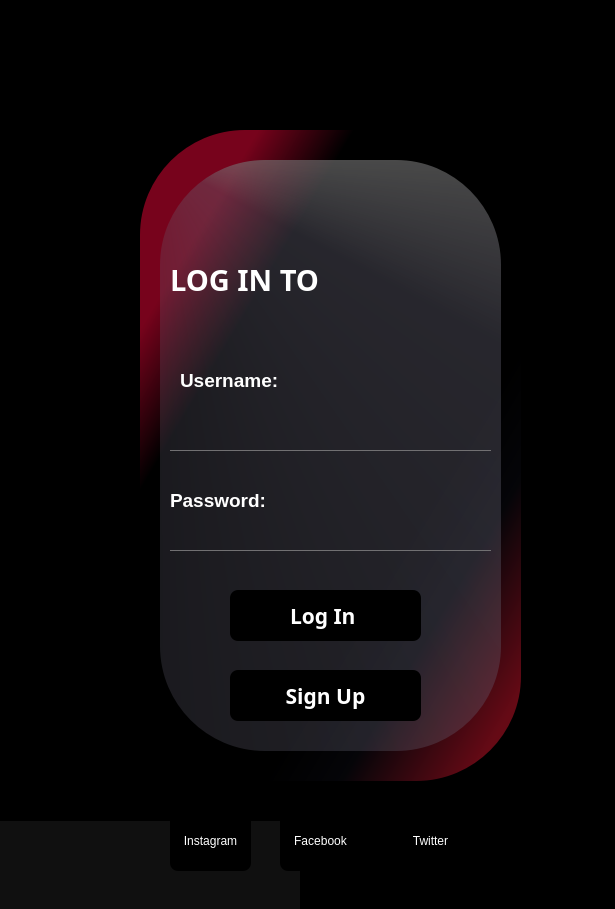
<?xml version="1.0" encoding="UTF-8"?>
<ui version="4.0">
 <class>Login</class>
 <widget class="QWidget" name="Login">
  <property name="geometry">
   <rect>
    <x>0</x>
    <y>0</y>
    <width>615</width>
    <height>909</height>
   </rect>
  </property>
  <property name="windowTitle">
   <string>Form</string>
  </property>
  <property name="styleSheet">
   <string notr="true">background-color: rgb(255, 255, 255);
background-color: rgb(16, 16, 16);
color: rgb(0, 0, 255);</string>
  </property>
  <widget class="QLabel" name="label_3">
   <property name="geometry">
    <rect>
     <x>140</x>
     <y>130</y>
     <width>381</width>
     <height>651</height>
    </rect>
   </property>
   <property name="styleSheet">
    <string notr="true">background-color: qlineargradient(spread:pad, x1:0.125, y1:0.114, x2:1, y2:1, stop:0.0397727 rgba(176, 4, 41, 173), stop:0.181818 rgba(0, 0, 0, 111), stop:0.272727 rgba(0, 0, 0, 48), stop:0.380682 rgba(0, 0, 0, 82), stop:0.619318 rgba(0, 0, 0, 113), stop:0.732955 rgba(16, 16, 28, 75), stop:0.920455 rgba(124, 12, 26, 207));

border-radius:105px;</string>
   </property>
   <property name="text">
    <string/>
   </property>
  </widget>
  <widget class="QLabel" name="label_4">
   <property name="geometry">
    <rect>
     <x>160</x>
     <y>160</y>
     <width>341</width>
     <height>591</height>
    </rect>
   </property>
   <property name="styleSheet">
    <string notr="true">border-radius:105px;

background-color: qconicalgradient(cx:0, cy:0, angle:135, stop:0 rgba(124, 124, 124, 52), stop:0.181818 rgba(111, 111, 113, 72), stop:0.25 rgba(111, 111, 111, 82), stop:0.323864 rgba(100, 98, 115, 59), stop:0.57754 rgba(100, 98, 115, 100), stop:0.625 rgba(118, 118, 118, 158), stop:0.710227 rgba(102, 102, 102, 34), stop:0.852273 rgba(107, 107, 128, 41), stop:1 rgba(126, 126, 126, 160));</string>
   </property>
   <property name="text">
    <string/>
   </property>
  </widget>
  <widget class="QLineEdit" name="Username">
   <property name="geometry">
    <rect>
     <x>170</x>
     <y>400</y>
     <width>321</width>
     <height>51</height>
    </rect>
   </property>
   <property name="font">
    <font>
     <family>Segoe Print</family>
     <pointsize>12</pointsize>
     <weight>50</weight>
     <bold>false</bold>
    </font>
   </property>
   <property name="styleSheet">
    <string notr="true">
QLineEdit
{
  
 color: rgb(255, 255, 255);


  background:transparent;
  border:none;
  
  border-bottom:1px solid #717072;
}</string>
   </property>
  </widget>
  <widget class="QLineEdit" name="Password">
   <property name="geometry">
    <rect>
     <x>170</x>
     <y>500</y>
     <width>321</width>
     <height>51</height>
    </rect>
   </property>
   <property name="font">
    <font>
     <family>Segoe Print</family>
     <pointsize>12</pointsize>
    </font>
   </property>
   <property name="styleSheet">
    <string notr="true">


QLineEdit
{
  
 
	color: rgb(255, 255, 255);
  


  background:transparent;
  border:none;
  
  border-bottom:1px solid #717072;
}</string>
   </property>
   <property name="echoMode">
    <enum>QLineEdit::Password</enum>
   </property>
  </widget>
  <widget class="QLabel" name="User">
   <property name="geometry">
    <rect>
     <x>180</x>
     <y>340</y>
     <width>261</width>
     <height>81</height>
    </rect>
   </property>
   <property name="font">
    <font>
     <pointsize>14</pointsize>
     <weight>75</weight>
     <bold>true</bold>
    </font>
   </property>
   <property name="styleSheet">
    <string notr="true">background-color: none;</string>
   </property>
   <property name="text">
    <string>&lt;html&gt;&lt;head/&gt;&lt;body&gt;&lt;p&gt;&lt;span style=&quot; color:#ffffff;&quot;&gt;Username:&lt;/span&gt;&lt;/p&gt;&lt;/body&gt;&lt;/html&gt;</string>
   </property>
  </widget>
  <widget class="QLabel" name="Pass">
   <property name="geometry">
    <rect>
     <x>170</x>
     <y>470</y>
     <width>251</width>
     <height>61</height>
    </rect>
   </property>
   <property name="font">
    <font>
     <pointsize>14</pointsize>
     <weight>75</weight>
     <bold>true</bold>
    </font>
   </property>
   <property name="styleSheet">
    <string notr="true">background-color: none;</string>
   </property>
   <property name="text">
    <string>&lt;html&gt;&lt;head/&gt;&lt;body&gt;&lt;p&gt;&lt;span style=&quot; color:#ffffff;&quot;&gt;Password:&lt;/span&gt;&lt;/p&gt;&lt;/body&gt;&lt;/html&gt;</string>
   </property>
  </widget>
  <widget class="QPushButton" name="LoginButton">
   <property name="geometry">
    <rect>
     <x>230</x>
     <y>590</y>
     <width>191</width>
     <height>51</height>
    </rect>
   </property>
   <property name="font">
    <font>
     <family>Segoe Print</family>
     <pointsize>16</pointsize>
     <weight>75</weight>
     <bold>true</bold>
    </font>
   </property>
   <property name="styleSheet">
    <string notr="true">QPushButton {
    color: white; /* لون النص */
    
	
	background-color:black;
   
    border-radius: 8px; /* تدوير الحواف (اختياري) */
    padding: 5px; /* مسافة داخلية */
}

QPushButton:hover {
    ; /* لون الخلفية عند التمرير */
	background-color:white;
    color: black; /* لون النص */
}






</string>
   </property>
   <property name="text">
    <string>Log In </string>
   </property>
  </widget>
  <widget class="QPushButton" name="SignupButton">
   <property name="geometry">
    <rect>
     <x>230</x>
     <y>670</y>
     <width>191</width>
     <height>51</height>
    </rect>
   </property>
   <property name="font">
    <font>
     <family>Segoe Print</family>
     <pointsize>16</pointsize>
     <weight>75</weight>
     <bold>true</bold>
    </font>
   </property>
   <property name="styleSheet">
    <string notr="true">QPushButton {
    color: white; /* لون النص */
    
	
	background-color:black;
   
    border-radius: 8px; /* تدوير الحواف (اختياري) */
    padding: 5px; /* مسافة داخلية */
}

QPushButton:hover {
    ; /* لون الخلفية عند التمرير */
	background-color:white;
    color: black; /* لون النص */
}






</string>
   </property>
   <property name="text">
    <string>Sign Up</string>
   </property>
  </widget>
  <widget class="QLabel" name="label_6">
   <property name="geometry">
    <rect>
     <x>170</x>
     <y>250</y>
     <width>371</width>
     <height>61</height>
    </rect>
   </property>
   <property name="font">
    <font>
     <family>Segoe Print</family>
     <pointsize>22</pointsize>
     <weight>75</weight>
     <bold>true</bold>
    </font>
   </property>
   <property name="styleSheet">
    <string notr="true">QLabel {
    background: none; /* جعل الخلفية شفافة */
   

    border-radius:20px;
   
}
</string>
   </property>
   <property name="text">
    <string>&lt;html&gt;&lt;head/&gt;&lt;body&gt;&lt;p&gt;&lt;span style=&quot; color:#ffffff;&quot;&gt;LOG IN TO&lt;/span&gt;&lt;/p&gt;&lt;/body&gt;&lt;/html&gt;</string>
   </property>
  </widget>
  <widget class="QPushButton" name="FaceButton">
   <property name="geometry">
    <rect>
     <x>280</x>
     <y>810</y>
     <width>81</width>
     <height>61</height>
    </rect>
   </property>
   <property name="styleSheet">
    <string notr="true">QPushButton {
    color: white; /* لون النص */
    
	
	background-color:black;
   
    border-radius: 8px; /* تدوير الحواف (اختياري) */
    padding: 5px; /* مسافة داخلية */
}

QPushButton:hover {
    ; /* لون الخلفية عند التمرير */
	background-color:white;
    color: black; /* لون النص */
}






</string>
   </property>
   <property name="text">
    <string>Facebook</string>
   </property>
   <property name="icon">
    <iconset>
     <normaloff>icons/facebook.png</normaloff>icons/facebook.png</iconset>
   </property>
  </widget>
  <widget class="QPushButton" name="TwitButton">
   <property name="geometry">
    <rect>
     <x>390</x>
     <y>810</y>
     <width>81</width>
     <height>61</height>
    </rect>
   </property>
   <property name="styleSheet">
    <string notr="true">QPushButton {
    color: white; /* لون النص */
    
	
	background-color:black;
   
    border-radius: 8px; /* تدوير الحواف (اختياري) */
    padding: 5px; /* مسافة داخلية */
}

QPushButton:hover {
    ; /* لون الخلفية عند التمرير */
	background-color:white;
    color: black; /* لون النص */
}






</string>
   </property>
   <property name="text">
    <string>Twitter</string>
   </property>
   <property name="icon">
    <iconset>
     <normaloff>icons/twitter.png</normaloff>icons/twitter.png</iconset>
   </property>
  </widget>
  <widget class="QPushButton" name="InstaButton">
   <property name="geometry">
    <rect>
     <x>170</x>
     <y>810</y>
     <width>81</width>
     <height>61</height>
    </rect>
   </property>
   <property name="styleSheet">
    <string notr="true">QPushButton {
    color: white; /* لون النص */
    
	
	background-color:black;
   
    border-radius: 8px; /* تدوير الحواف (اختياري) */
    padding: 5px; /* مسافة داخلية */
}

QPushButton:hover {
    ; /* لون الخلفية عند التمرير */
	background-color:white;
    color: black; /* لون النص */
}






</string>
   </property>
   <property name="text">
    <string>Instagram</string>
   </property>
   <property name="icon">
    <iconset>
     <normaloff>icons/instagram.png</normaloff>icons/instagram.png</iconset>
   </property>
  </widget>
  <widget class="QLabel" name="label">
   <property name="geometry">
    <rect>
     <x>330</x>
     <y>-40</y>
     <width>391</width>
     <height>501</height>
    </rect>
   </property>
   <property name="styleSheet">
    <string notr="true">background-color:black;</string>
   </property>
   <property name="text">
    <string/>
   </property>
   <property name="pixmap">
    <pixmap>../../Desktop/Screenshots/one.png</pixmap>
   </property>
   <property name="scaledContents">
    <bool>true</bool>
   </property>
  </widget>
  <widget class="QLabel" name="label_19">
   <property name="geometry">
    <rect>
     <x>300</x>
     <y>400</y>
     <width>401</width>
     <height>561</height>
    </rect>
   </property>
   <property name="styleSheet">
    <string notr="true">background-color:black;</string>
   </property>
   <property name="text">
    <string/>
   </property>
   <property name="pixmap">
    <pixmap>images/opisite.png</pixmap>
   </property>
   <property name="scaledContents">
    <bool>true</bool>
   </property>
  </widget>
  <widget class="QLabel" name="label_20">
   <property name="geometry">
    <rect>
     <x>-80</x>
     <y>-180</y>
     <width>921</width>
     <height>1001</height>
    </rect>
   </property>
   <property name="styleSheet">
    <string notr="true">background-color: rgb(0, 0, 0);</string>
   </property>
   <property name="text">
    <string/>
   </property>
   <property name="pixmap">
    <pixmap>images/one.png</pixmap>
   </property>
  </widget>
  <widget class="QLabel" name="label_2">
   <property name="geometry">
    <rect>
     <x>340</x>
     <y>220</y>
     <width>141</width>
     <height>101</height>
    </rect>
   </property>
   <property name="styleSheet">
    <string notr="true">background-color: none;</string>
   </property>
   <property name="text">
    <string/>
   </property>
   <property name="pixmap">
    <pixmap>images/art.png</pixmap>
   </property>
   <property name="scaledContents">
    <bool>true</bool>
   </property>
  </widget>
  <zorder>label_20</zorder>
  <zorder>label</zorder>
  <zorder>label_19</zorder>
  <zorder>label_3</zorder>
  <zorder>label_4</zorder>
  <zorder>Username</zorder>
  <zorder>Password</zorder>
  <zorder>User</zorder>
  <zorder>Pass</zorder>
  <zorder>LoginButton</zorder>
  <zorder>SignupButton</zorder>
  <zorder>label_6</zorder>
  <zorder>FaceButton</zorder>
  <zorder>TwitButton</zorder>
  <zorder>InstaButton</zorder>
  <zorder>label_2</zorder>
 </widget>
 <resources/>
 <connections/>
</ui>
